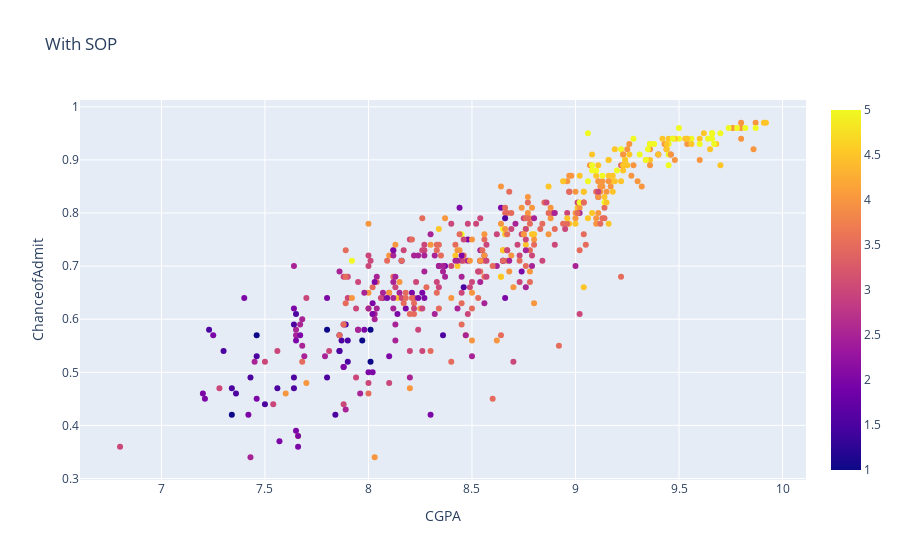

This figure's notebook cell:
### Code cell
import plotly.graph_objs as go
import plotly.offline as pyoff
# creating trace1
data =go.Scatter(
                    x = df['CGPA'],
                    y = df['ChanceofAdmit'],
                    mode = "markers",
                    name = "2014",
                    marker = dict(color = df['SOP'], showscale = True),
                    text = df['SOP']
                    )



layout = dict(title = 'With SOP',
              yaxis= dict(title= 'ChanceofAdmit',ticklen= 5,zeroline= False),
              xaxis= dict(title= 'CGPA',ticklen= 5,zeroline= False)
             )
fig = dict(data = data, layout = layout)
pyoff.iplot(fig)

### Figure 1 — Plotly figure (JSON) as saved in the notebook; plotly's stock layout.template omitted (floating-point values rounded to 4 significant figures; data arrays with more than 128 entries replaced by an {"elided": "..."} marker saying what was removed)
{"data": [{"marker": {"color": {"elided": "500 float values"}, "showscale": true}, "mode": "markers", "name": "2014", "text": {"elided": "500 float values"}, "type": "scatter", "x": {"elided": "500 float values"}, "y": {"elided": "500 float values"}}], "layout": {"title": {"text": "With SOP"}, "xaxis": {"ticklen": 5, "title": {"text": "CGPA"}, "zeroline": false}, "yaxis": {"ticklen": 5, "title": {"text": "ChanceofAdmit"}, "zeroline": false}}}
